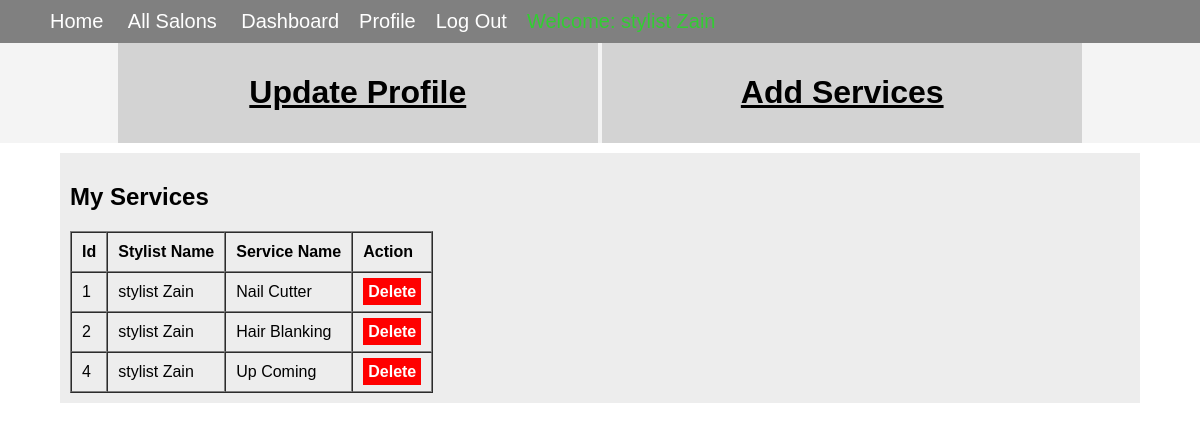
The page /stylist/stylist_dashboard.php (signed in) on the database its author committed.
### tables this page shows
CREATE TABLE `tbl_stylist_services` (
  `service_id` int(11) NOT NULL,
  `stylist_id` int(11) NOT NULL,
  `service` varchar(255) NOT NULL,
  `service_date` date NOT NULL
);

### stylist/stylist_dashboard.php (the view, shortened to what this page needs)
<!DOCTYPE html>
<html>
<head>
    <link rel="stylesheet" href="../include_files/mystyle.css">
</head>
<body>
    <?php include_once "../navigation.php"; ?>
    <div class="maindiv">
        <div class="subdiv">
            <h1><a href="profile.php">Update Profile</a></h1>
        </div>
        <div class="subdiv">
            <h1><a href="add_services.php">Add Services</a></h1>
        </div>
    </div>
    <div class="stylist_service_div">
        <h2>My Services</h2>
        <table border="1" cellspacing="0" cellpadding="10">
            <tr>
                <td><strong>Id</strong></td>
                <td><strong>Stylist Name</strong></td>
                <td><strong>Service Name</strong></td>
                <td><strong>Action</strong></td>
            </tr>
            <?php
            require_once '../database_connection.php';
            $user_id = $_SESSION['stylist_session']['user_id'];
            $sql = "SELECT * FROM tbl_stylist_services WHERE stylist_id = '$user_id'";
            $stmt = $conn->prepare($sql);
            $stmt->execute();
            if ($stmt->rowCount() > 0) {
                while ($row = $stmt->fetch(PDO::FETCH_ASSOC)) {
                    echo "<tr>";
                    echo "<td>".$row['service_id']."</td>";
                    echo "<td>".$_SESSION['stylist_session']['username']."</td>";
                    echo "<td>".$row['service']."</td>";
                    echo "<td>
                                <a class='delete' href='remove_service.php?id=".$row['service_id']."'>Delete</a>
                            </td>";
                    echo "</tr>";
                }
            } else {
                echo '<tr>';
                echo '<td><h2>No User Found</h2></td>';
                echo '</tr>';
            }
            ?>
        </table>
    </div>
</body>
</html>

### include_files/mystyle.css (style rules this page uses)
body { font-family: sans-serif; margin: 0; }
* { box-sizing: border-box; }

### stylist/stylist_dashboard.php (style rules this page uses)
.maindiv { background-color: #d3d3d340; text-align: center; }
.subdiv { width: 40%; padding: 10px; text-align: center; display: inline-block; background-color: lightgrey; }
.stylist_service_div { margin: 10px auto; padding: 10px; width: 90%; background-color: #ededed; }
a { color: black; }
.delete { background-color: red; color: white; font-weight: bold; padding: 5px; text-decoration: none; }

### rows shown on the page
tbl_stylist_services: service_id "1", service "Nail Cutter"
tbl_stylist_services: service_id "2", service "Hair Blanking"
tbl_stylist_services: service_id "4", service "Up Coming"
